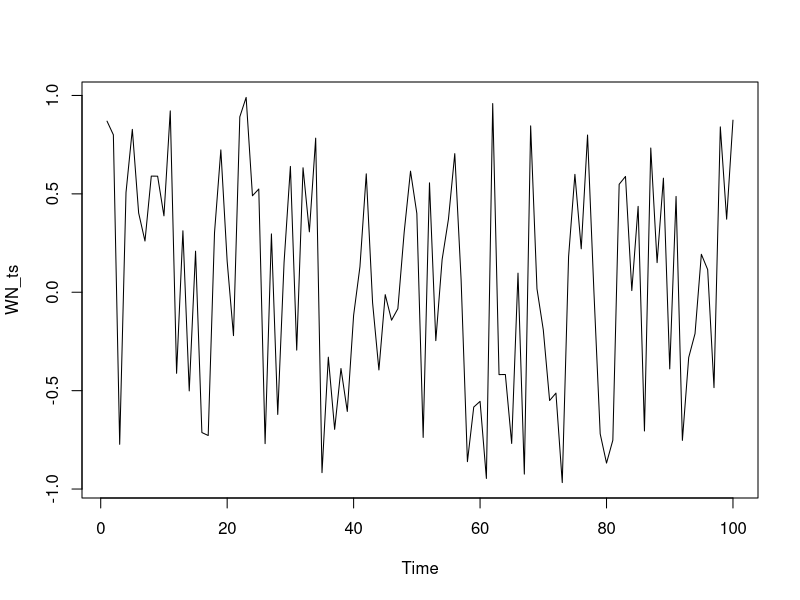
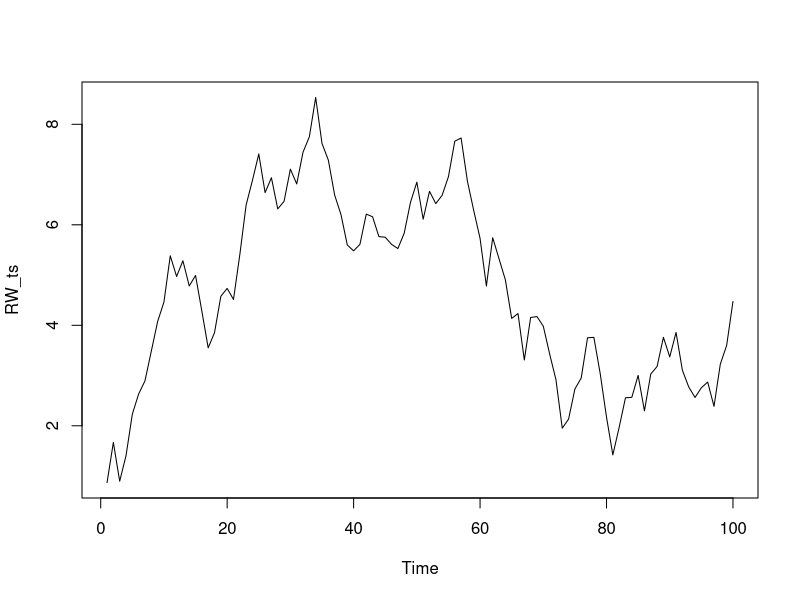
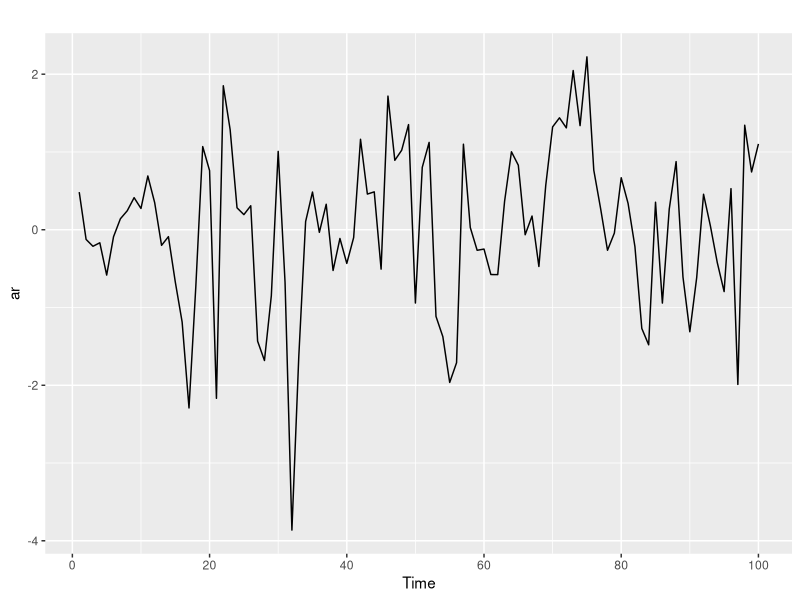
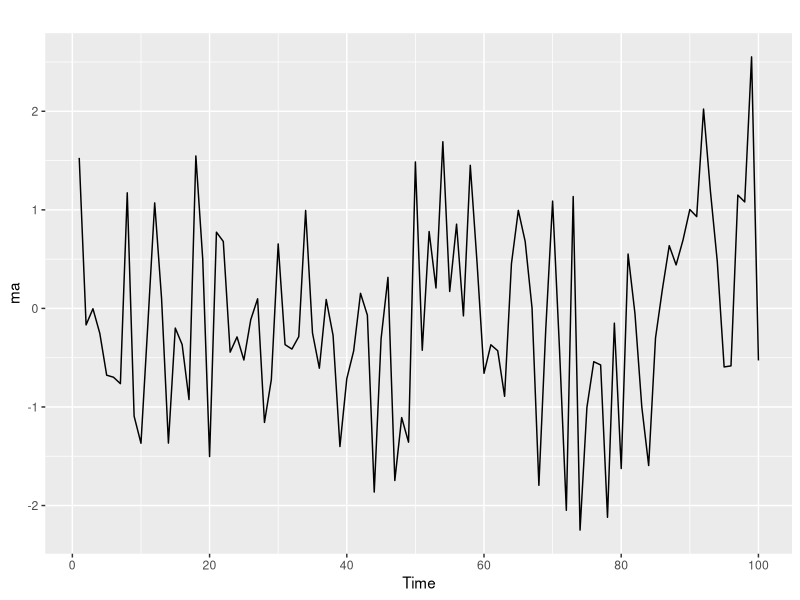
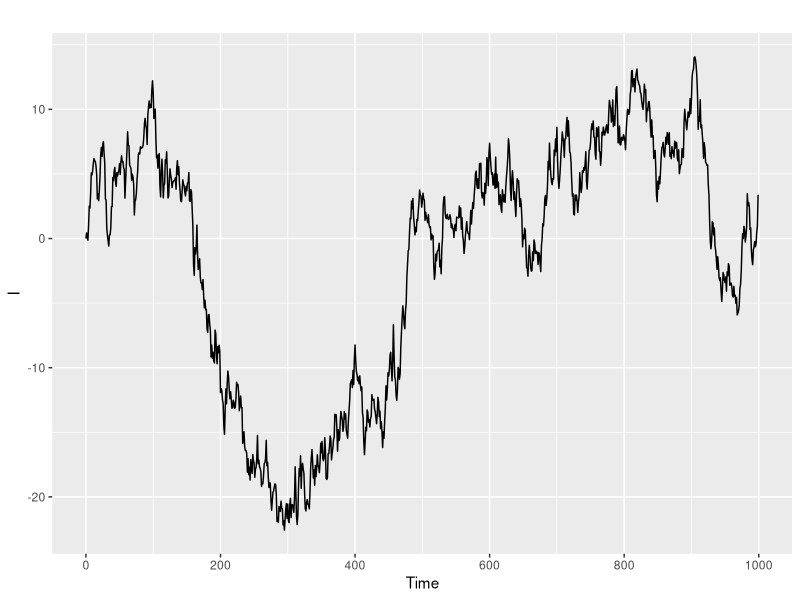
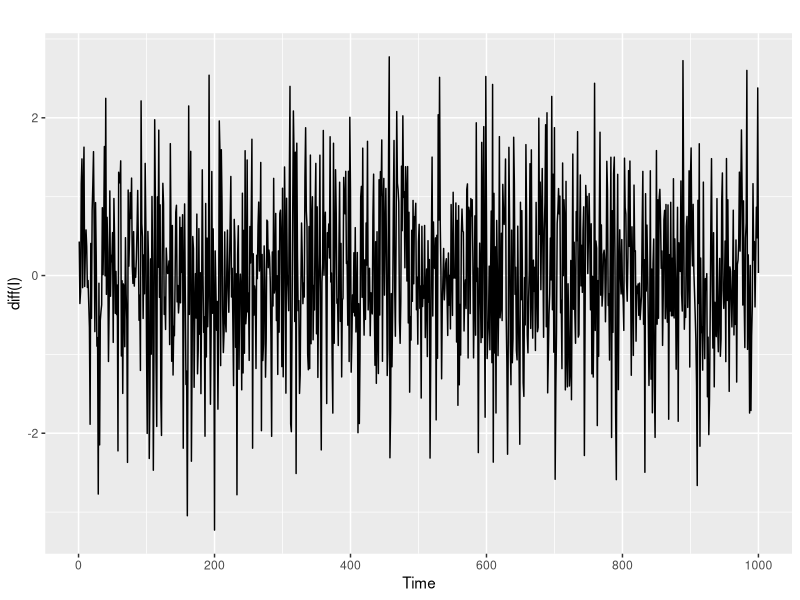
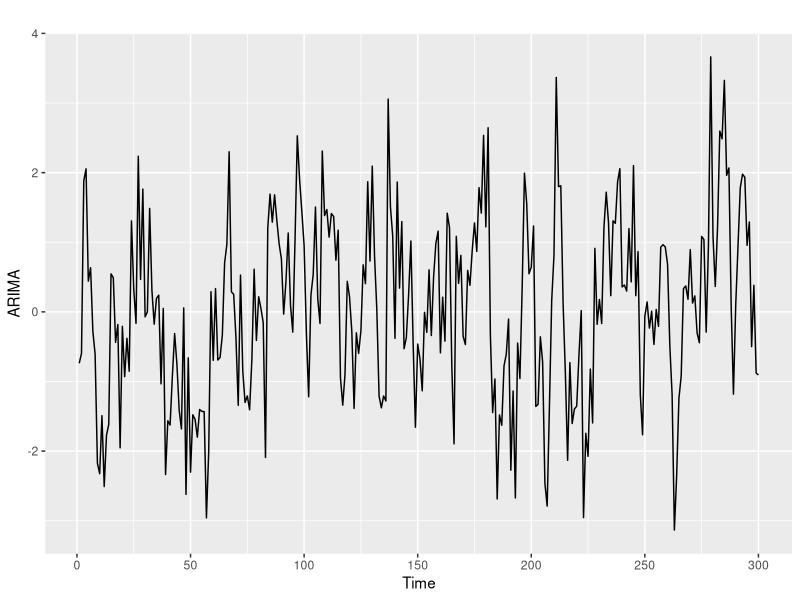

Recreate these plots in R, in order.
#' ---
#' title: "Time Series - objeto ts()"
#' author: "Bruno Tebaldi de Queiroz Barbosa"
#' date: "2023-02-04"
#' output: html_document
#' ---


# Setup -------------------------------------------------------------------
library(tidyverse)
library(readxl)

rm(list = ls())

# Ruído Branco (WN) -------------------------------------------------------

WN <- runif(n = 100, min = -1, max = 1)

WN_ts <- ts(data = WN, start = 1, frequency = 1)

plot(WN_ts)

# Passeio Aleatório (RW) --------------------------------------------------

RW <- cumsum(WN)
RW_ts <- ts(data = RW, start = 1, frequency = 1)

plot(RW_ts)


# Autoregressivo (AR) -----------------------------------------------------

# Simular um modelo AR(2) com coeficientes 0.5 e -0.2
ar <- arima.sim(n = 100, model = list(ar = c(0.5, -0.2)))

is.ts(ar)

forecast::autoplot(ar)

# Média Móvel Simples (MA) ------------------------------------------------

# Simular um modelo MA(2) com coeficientes 0.1 e 0.2
ma <- arima.sim(n = 100, model = list(ma = c(0.1, 0.2)))

is.ts(ma)

forecast::autoplot(ma)

# Integrado (I) -----------------------------------------------------------

# Simular um modelo I(1)
I <- arima.sim(n = 1000, model = list(order = c(0,1,0)))

is.ts(I)

forecast::autoplot(I)

forecast::autoplot(diff(I))

# ARIMA -------------------------------------------------------------------

# Simular um modelo ARIMA(1,0,1)
ARIMA <- arima.sim(n = 300, model = list(order = c(2,0,0),
                                          ar = c(0.4, 0.2)))
is.ts(ARIMA)
forecast::autoplot(ARIMA)

arima.mdl <- forecast::auto.arima(ARIMA,
                                  stepwise = FALSE,
                                  trace = TRUE,
                                  approximation = FALSE,
                                  ic = "bic")
summary(arima.mdl)
